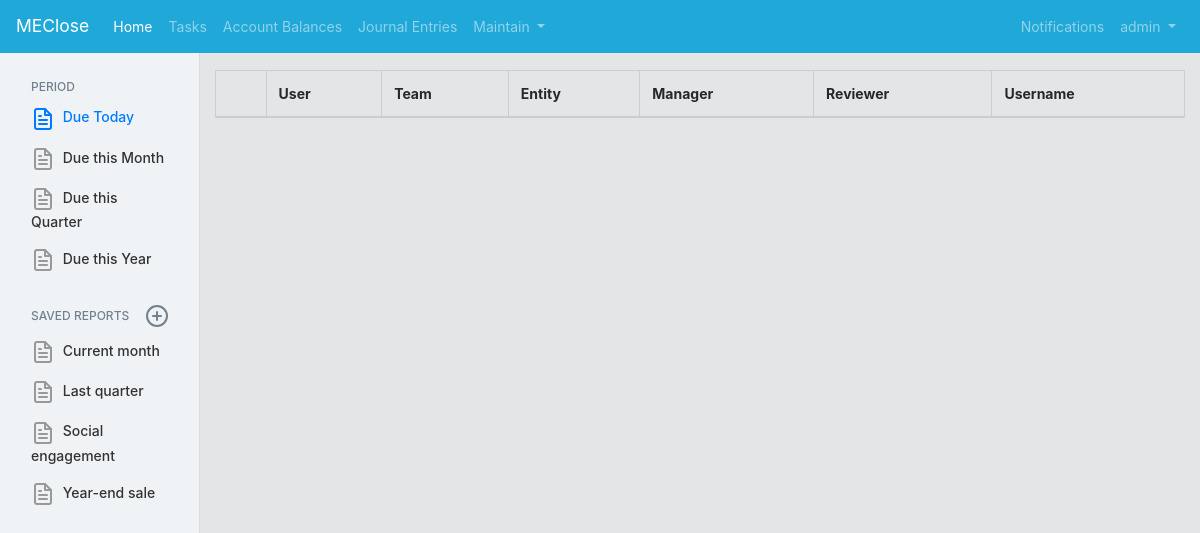
Page /ClosePortal/users/ (signed in) on the earlier database version.
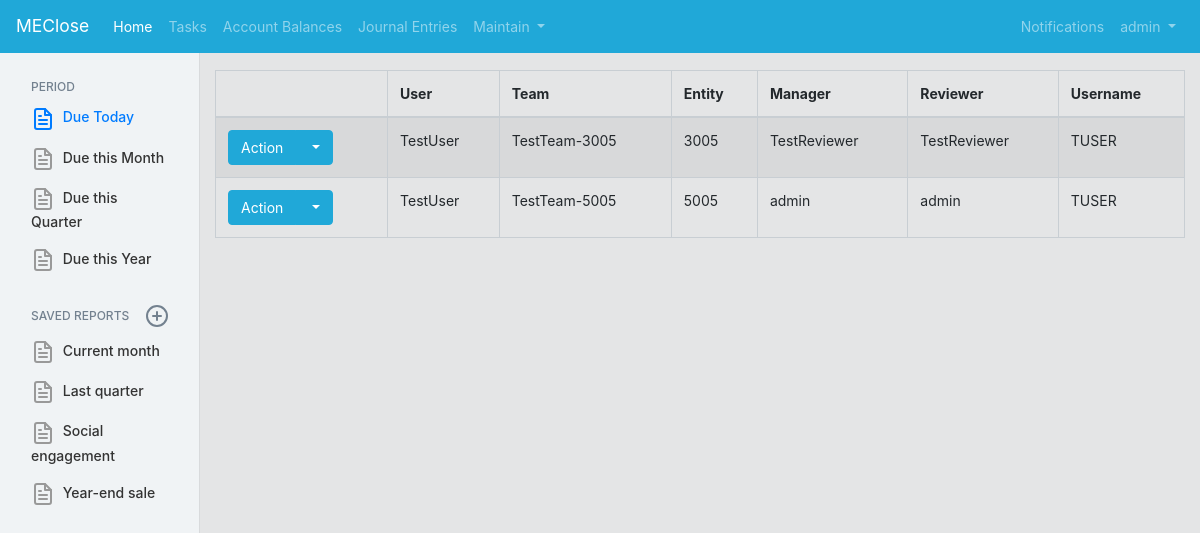
Same page on the later database version.
### CompanyMaintain/models.py (models this page shows, shortened)
class userReviewerMapping(models.Model):
    user = models.ForeignKey(User, on_delete=models.PROTECT, related_name="user_user")
    userTeam = models.ForeignKey(userDefinedTeam, on_delete=models.PROTECT, related_name="user_team") #consider setting delete to cascade or default, and giving a default value
    userManager = models.ForeignKey(User, on_delete=models.PROTECT, related_name="user_Manager")
    userReviewer = models.ForeignKey(User, on_delete=models.PROTECT, related_name="user_Reviewer") #the assigned reviewer can be different than the direct manager (i.e. Accountant -> Senior Accountant -> Manager, where senior reviews)
    systemIdentifier = models.CharField(max_length=200)
    entity = models.ForeignKey(userDefinedEntity, on_delete=models.PROTECT, related_name="entity_userReviewerMapping", default=1)
    class Meta:
        constraints = [
            models.UniqueConstraint(fields=['user', 'entity'], name='unique_EntityUser')
        ]

class userDefinedTeam(models.Model):
    team = models.CharField(max_length=200)
    teamOwner = models.ForeignKey(User, on_delete=models.PROTECT, related_name="user_teamOwner")
    entity = models.ForeignKey(userDefinedEntity, on_delete=models.PROTECT, related_name="entity_userDefinedTeam", default=1)
    class Meta:
        constraints = [
            models.UniqueConstraint(fields=['team', 'entity'], name='unique_EntityTeam')
        ]
    def __str__(self):
        return str(self.team) + "-" + str(self.entity)

class userDefinedEntity(models.Model):
    entity = models.CharField(max_length=200, default="Select Entity")
    def __str__(self):
        return self.entity

### CompanyMaintain/views.py (the view)
# urls.py: path('users/', UserList_List.as_view(), name='userlist'),
@method_decorator(decorators, name='dispatch')
class UserList_List(ListView):
    template_name = 'CloseApplication/userlist/userlist_list.html'
    model = userReviewerMapping

### CloseApplication/templates/CloseApplication/userlist/userlist_list.html (shortened to what this page needs)
{% extends "CloseApplication/base.html" %}
{% load staticfiles %}
{% block content %}
<table class="table table-striped table-bordered table-hover" id="EntryApproval_ChecklistTable">
    <thead>
        <tr>
            <th></th>
            <th>User</th>
            <th>Team</th>
            <th>Entity</th>
            <th>Manager</th>
            <th>Reviewer</th>
            <th>Username</th>
        </tr>
    </thead>
    {% for tableValue in object_list %}
    <tr>
        <td>
            <div class="btn-group">
                <button type="button" class="btn btn-primary">Action</button>
                <button type="button" class="btn btn-primary dropdown-toggle" data-toggle="dropdown">
                </button>
            </div>
        </td>
        <td>{{ tableValue.user }}</td>
        <td>{{ tableValue.userTeam }}</td>
        <td>{{ tableValue.entity }}</td>
        <td>{{ tableValue.userManager }}</td>
        <td>{{ tableValue.userReviewer }}</td>
        <td>{{ tableValue.systemIdentifier }}</td>
    </tr>
    {% endfor %}
</table>
{% endblock %}

### CloseApplication/templates/CloseApplication/base.html (shortened to what this page needs)
<!DOCTYPE html>
<html>
<head>
    {% load static %}
    <link rel="stylesheet" href="https://cdn.datatables.net/1.10.19/css/dataTables.bootstrap4.min.css">
    <link rel="stylesheet" href="https://maxcdn.bootstrapcdn.com/bootstrap/4.0.0/css/bootstrap.min.css">
    <link rel="stylesheet" href="{% static 'CloseApplication/jquery.dataTables.min.css' %}">
    <link rel="stylesheet" href="https://cdn.jsdelivr.net/npm/simplebar@latest/dist/simplebar.css"/>
    <link rel="stylesheet" href="{% static 'CloseApplication/sidenavbar.css' %}">
    <link rel="stylesheet" href="{% static 'CloseApplication/coreui.min.css' %}?v=0004"></script>
</head>
<body>
      <nav class="navbar fixed-top navbar-expand-lg navbar-dark bg-primary">
        <a class="navbar-brand" href="#">MEClose</a>
        <div class="collapse navbar-collapse" id="navbarSupportedContent">
          <ul class="navbar-nav mr-auto">
            <li class="nav-item active">
              <a class="nav-link" href="/ClosePortal/CloseSummary">Home<span class="sr-only">(current)</span></a>
            </li>
            <li class="nav-item">
              <a class="nav-link" href="/ClosePortal/tasks/">Tasks</a>
            </li>
            <li class="nav-item">
                    <a class="nav-link" href="/ClosePortal/accountrecs/">Account Balances</a>
            </li>
            <li class="nav-item">
                    <a class="nav-link" href="/ClosePortal/entryapprovals/">Journal Entries</a>
            </li>
            <li class="nav-item dropdown">
              <a class="nav-link dropdown-toggle" href="#" id="navbarDropdown" role="button" data-toggle="dropdown" aria-haspopup="true" aria-expanded="false">
                Maintain
              </a>
            </li>
          </ul>
          <ul class="navbar-nav">
<li class="nav-item dropdown d-md-down-none">
<a class="nav-link" data-toggle="dropdown" href="#" role="button" aria-haspopup="true" aria-expanded="false">
Notifications
</a>
</li>
              <li class="nav-item dropdown">
                  <div class="btn-group">
                      {% if user.is_authenticated %}
                        <span  class="nav-link dropdown-toggle" data-toggle="dropdown" aria-haspopup="true" aria-expanded="false">
                        {{ user.get_username }}
                        </span>
                        {% else %}
                        <div  href="{% url 'login'%}?next={{request.path}}" class="nav-link dropdown-toggle" data-toggle="dropdown" aria-haspopup="false" aria-expanded="false">
                        Login
                        </div>
                        {% endif %}
                    </div>
            </li>
          </ul>
        </div>
      </nav>
    <div class="page-wrap">
    <div class='container-fluid'>
    <div class="row">
        {% include "CloseApplication/sidebarnav.html" %}
        <main role="main" class="col-md-10 col-lg-10">
        {% block content %}{% endblock %}
        </main>
        </div>
        </div>
    </div>
</body>
</html>

### CloseApplication/templates/CloseApplication/sidebarnav.html (shortened to what this page needs)
    <nav class="col-md-2 d-none d-md-block bg-light sidebar">
      <div data-simplebar class="sidebar-sticky" id="data-simplebar">
        <ul class="nav flex-column">
                <h6 class="sidebar-heading d-flex justify-content-between align-items-center px-3 mt-4 mb-1 text-muted">
          <span>Period</span>
          </h6>
          <li class="nav-item">
            <a class="nav-link active" data-toggle="collapse" href="#collapseToday">
 Due Today
            </a>
          </li>
          <li class="nav-item">
            <a class="nav-link" data-toggle="collapse" href="#collapseMonth" href="#">
 Due this Month
            </a>
          </li>
          <li class="nav-item">
            <a class="nav-link" data-toggle="collapse" href="#collapseQuarter" href="#">
 Due this Quarter
            </a>
          </li>
          <li class="nav-item">
            <a class="nav-link" href="#">
 Due this Year
            </a>
          </li>
        <h6 class="sidebar-heading d-flex justify-content-between align-items-center px-3 mt-4 mb-1 text-muted">
          <span>Saved reports</span>
          <a class="d-flex align-items-center text-muted" href="#">
          </a>
        </h6>
        <ul class="nav flex-column mb-2">
          <li class="nav-item">
            <a class="nav-link" href="#">
              Current month
            </a>
          </li>
          <li class="nav-item">
            <a class="nav-link" href="#">
              Last quarter
            </a>
          </li>
          <li class="nav-item">
            <a class="nav-link" href="#">
              Social engagement
            </a>
          </li>
          <li class="nav-item">
            <a class="nav-link" href="#">
              Year-end sale
            </a>
          </li>
        </ul>
      </div>
    </nav>

### CloseApplication/static/CloseApplication/sidenavbar.css (style rules this page uses)
.sidebar { position: fixed; top: 0; bottom: 0; left: 0; z-index: 100; padding: 48px 0 0; box-shadow: inset -1px 0 0 rgba(0, 0, 0, .1); }
.sidebar-sticky { position: relative; top: 0; height: calc(100vh - 48px); padding-top: .5rem; overflow-x: hidden; overflow-y: auto; }
.sidebar .nav-link { font-weight: 500; color: #333; }
.sidebar .nav-link .feather { margin-right: 4px; color: #999; }
.sidebar .nav-link.active { color: #007bff; }
.sidebar .nav-link:hover .feather, .sidebar .nav-link.active .feather { color: inherit; }
.sidebar-heading { font-size: .75rem; text-transform: uppercase; }

Differences in the rows shown:
added userReviewerMapping: user "TestUser", userTeam "TestTeam-3005", entity "3005", userManager "TestReviewer", userReviewer "TestReviewer", systemIdentifier "TUSER"
added userReviewerMapping: user "TestUser", userTeam "TestTeam-5005", entity "5005", userManager "admin", userReviewer "admin", systemIdentifier "TUSER"
